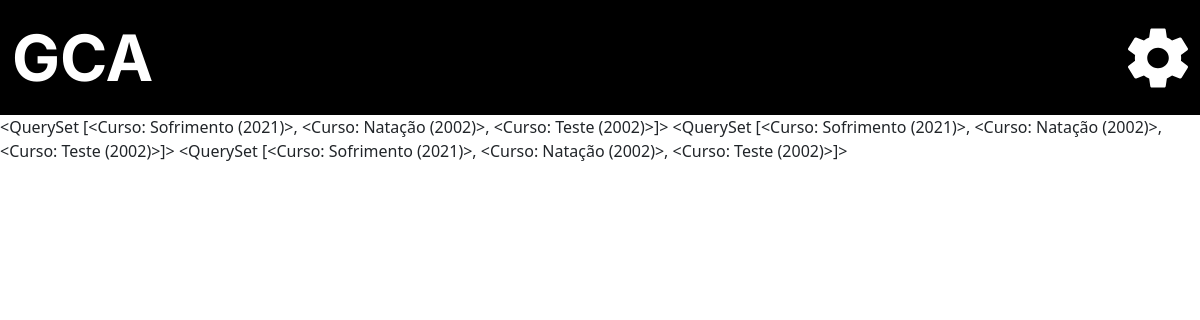
/adm/teste, run on an earlier commit of the app's database.
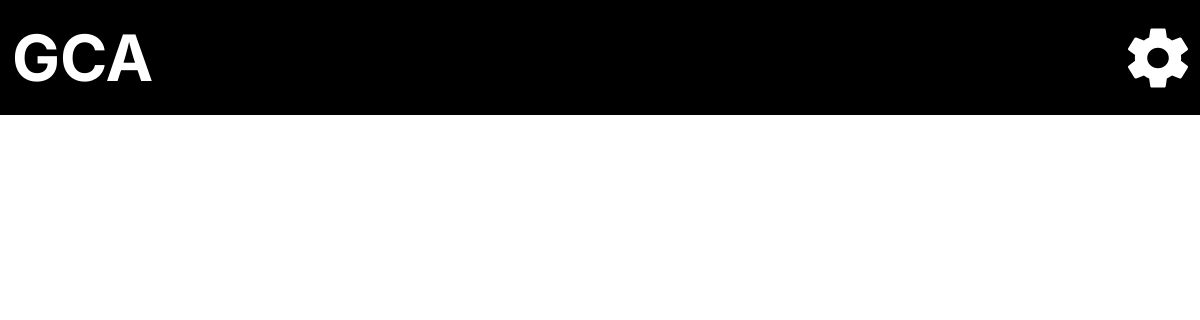
And on a later commit of the database.
### administrador/models.py (models this page shows)
class Curso (models.Model):
    nome = models.CharField(("Nome do Curso"), max_length=150, null=False, blank=False)
    ano = models.DateField("Ano")
    periodos =  models.IntegerField(('Total de peridodos'), null=False, blank=False)
    disciplina = models.ManyToManyField("administrador.Disciplina", verbose_name=("Disciplinas"),blank=False)
    coordenador = models.ForeignKey(User, verbose_name=("Coordenador"), on_delete=models.SET_NULL, null=True)
    verbose_name = 'Curso'
    verbose_name_plural = 'Cursos'
    def __str__(self):
        return self.nome +' ('+ str(self.ano.year) +')'

### administrador/views.py (the view)
# urls.py: path('adm/teste',  teste_view, name = 'teste'),
def teste_view (request):
    disciplina = Disciplina.objects.all()
    curso = Curso.objects.all()
    context = {
        'disciplina' : disciplina,
        'curso' : curso,
    }
    return render(request, 'teste.html',  context)

### administrador/templates/teste.html (shortened to what this page needs)
{% extends 'base.html' %}
{% load static %}
{% block main %}
    {% for cursos in curso %}
        {{ curso }}
    {% endfor %}
{% endblock %}

What changed in the data, as far as the page shows it:
removed Curso: nome+ano "<QuerySet [<Curso: Sofrimento (2021)>, <Curso: Natação (2002)>, <Curso: Teste (2002)>]>"
